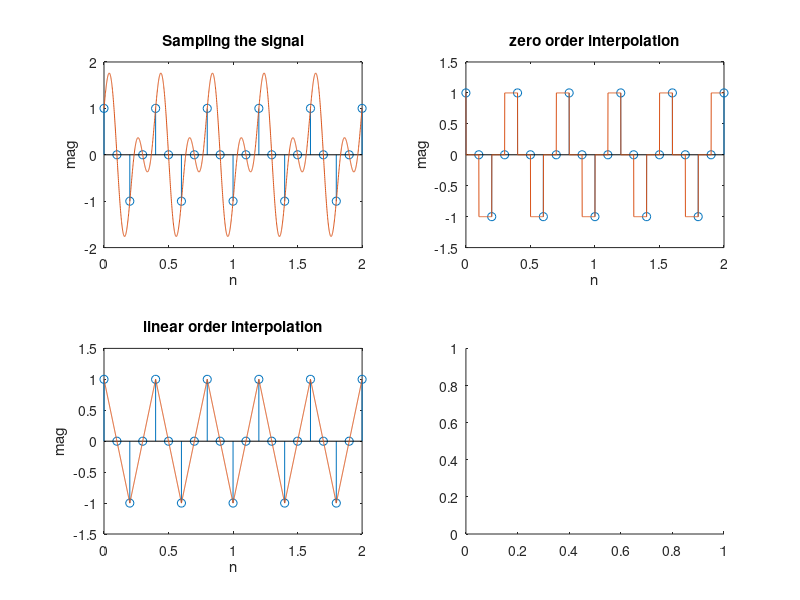

The MATLAB source for this figure: (Note: this script raises an error after producing the figure.)

t_samples = 0:0.1:2;
t_fine = 0:0.001:2;
MAE = zeros(length(t_fine),1);

xt = cos(5 * pi * t_samples) + sin(10 * pi * t_samples);
n = 1:length(xt);
x = cos(5 * pi * t_fine) + sin(10 * pi * t_fine);

subplot(2,2,1);
stem(t_samples,xt);
hold on;
plot(t_fine,x)
title('Sampling the signal');
xlabel("n");
ylabel("mag");

subplot(2,2,2);
y = interp1(t_samples,xt,t_fine,'next');
stem(t_samples,xt);
hold on
plot(t_fine,y);
title('zero order interpolation');
xlabel("n");
ylabel("mag");

for it = 251: 1: 1751
    MAE(it,1) = abs(y(it) - x(it));
end

disp("MAE for 0-order interpolation = ");
disp(max(MAE));

subplot(2,2,3);
y = interp1(t_samples,xt,t_fine,'linear');
stem(t_samples,xt);
hold on
plot(t_fine,y);
title('linear order interpolation');
xlabel("n");
ylabel("mag");

for it = 251: 1: 1751
    MAE(it,1) = abs(y(it) - x(it));
end

disp("MAE for linear interpolation = ");
disp(max(MAE));

subplot(2,2,4);
y = sinc_recon(n,xt,0.1,t_fine);
stem(t_samples,xt);
hold on
plot(t_fine,y);
title('sinc interpolation');
xlabel("n");
ylabel("mag");

for it = 251: 1 : 1751
    MAE(it,1) = abs(y(it) - x(it));
end

disp("MAE for sinc interpolation = ");
disp(max(MAE));